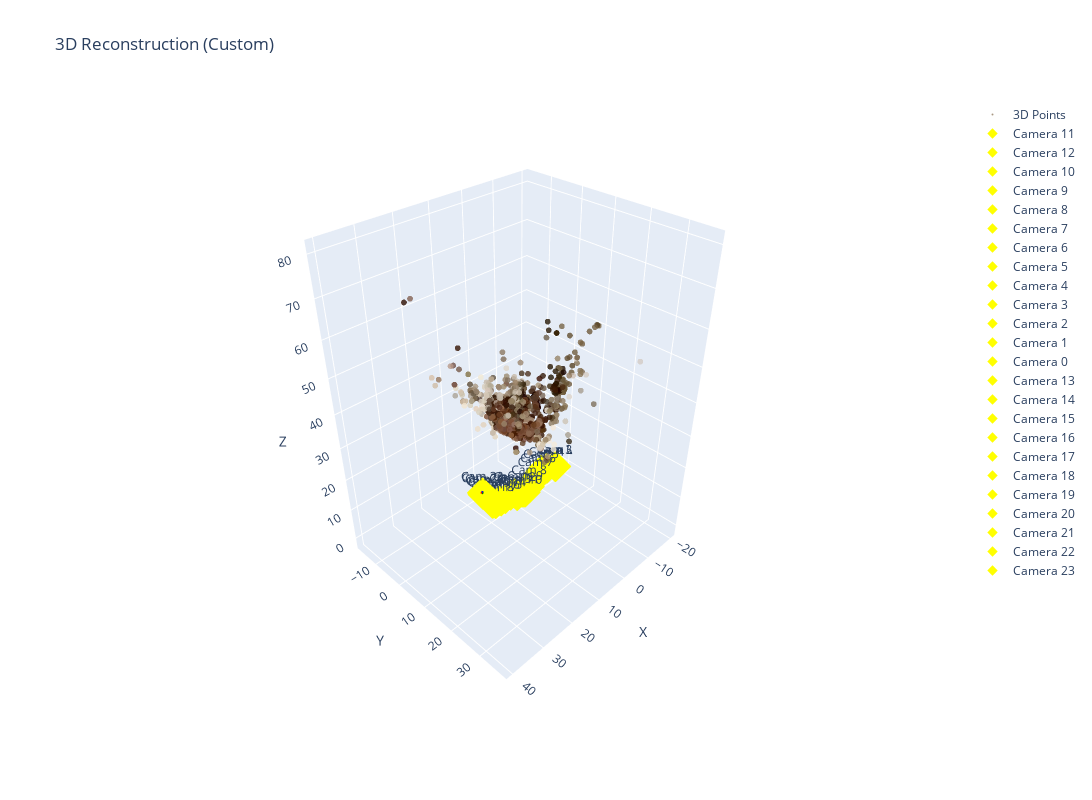

The code cell stored with this chart in its notebook:
### Markdown cell above
## Run with custom functions

### Code cell
print("\n Running reconstruction with Custom functions")
reconstruction_custom = run_incremental_reconstruction(
    images, image_names, results, K, use_opencv=False
)

if reconstruction_custom is not None:
    points_3d_custom, colors_custom, camera_poses_custom, camera_ids_custom = \
        reconstruction_custom.get_reconstruction_data()
    
    visualize_reconstruction_3d(points_3d_custom, colors_custom, 
                               camera_poses_custom, camera_ids_custom,
                               title="3D Reconstruction (Custom)")
else:
    print(" Custom reconstruction failed")

### Figure 1 — Plotly figure (JSON) as saved in the notebook; plotly's stock layout.template omitted (floating-point values rounded to 4 significant figures; data arrays with more than 128 entries replaced by an {"elided": "..."} marker saying what was removed)
{"data": [{"hovertemplate": "X: %{x:.2f}<br>Y: %{y:.2f}<br>Z: %{z:.2f}<extra></extra>", "marker": {"color": {"elided": "2637 str values"}, "opacity": 0.8, "size": 2}, "mode": "markers", "name": "3D Points", "type": "scatter3d", "x": {"elided": "2637 float values"}, "y": {"elided": "2637 float values"}, "z": {"elided": "2637 float values"}}, {"hovertemplate": "Camera 11<extra></extra>", "line": {"color": "red", "width": 4}, "mode": "lines", "name": "Cam 11 X", "showlegend": false, "type": "scatter3d", "x": [0, 0.5], "y": [0, 0], "z": [0, 0]}, {"line": {"color": "green", "width": 4}, "mode": "lines", "name": "Cam 11 Y", "showlegend": false, "type": "scatter3d", "x": [0, 0], "y": [0, 0.5], "z": [0, 0]}, {"line": {"color": "blue", "width": 4}, "mode": "lines", "name": "Cam 11 Z", "showlegend": false, "type": "scatter3d", "x": [0, 0], "y": [0, 0], "z": [0, 0.5]}, {"hovertemplate": "Camera 11<br>X: 0.00<br>Y: 0.00<br>Z: 0.00<extra></extra>", "marker": {"color": "yellow", "size": 8, "symbol": "diamond"}, "mode": "markers+text", "name": "Camera 11", "text": ["Cam 11"], "textposition": "top center", "type": "scatter3d", "x": [0], "y": [0], "z": [0]}, {"hovertemplate": "Camera 12<extra></extra>", "line": {"color": "red", "width": 4}, "mode": "lines", "name": "Cam 12 X", "showlegend": false, "type": "scatter3d", "x": [0.3099, 0.8094], "y": [-0.66, -0.6657], "z": [0.6844, 0.7062]}, {"line": {"color": "green", "width": 4}, "mode": "lines", "name": "Cam 12 Y", "showlegend": false, "type": "scatter3d", "x": [0.3099, 0.3155], "y": [-0.66, -0.16], "z": [0.6844, 0.6874]}, {"line": {"color": "blue", "width": 4}, "mode": "lines", "name": "Cam 12 Z", "showlegend": false, "type": "scatter3d", "x": [0.3099, 0.2881], "y": [-0.66, -0.6628], "z": [0.6844, 1.184]}, {"hovertemplate": "Camera 12<br>X: 0.31<br>Y: -0.66<br>Z: 0.68<extra></extra>", "marker": {"color": "yellow", "size": 8, "symbol": "diamond"}, "mode": "markers+text", "name": "Camera 12", "text": ["Cam 12"], "textposition": "top center", "type": "scatter3d", "x": [0.3099], "y": [-0.66], "z": [0.6844]}, {"hovertemplate": "Camera 10<extra></extra>", "line": {"color": "red", "width": 4}, "mode": "lines", "name": "Cam 10 X", "showlegend": false, "type": "scatter3d", "x": [-1.619, -1.119], "y": [0.01886, 0.02493], "z": [-1.156, -1.178]}, {"line": {"color": "green", "width": 4}, "mode": "lines", "name": "Cam 10 Y", "showlegend": false, "type": "scatter3d", "x": [-1.619, -1.625], "y": [0.01886, 0.5188], "z": [-1.156, -1.154]}, {"line": {"color": "blue", "width": 4}, "mode": "lines", "name": "Cam 10 Z", "showlegend": false, "type": "scatter3d", "x": [-1.619, -1.596], "y": [0.01886, 0.01711], "z": [-1.156, -0.6565]}, {"hovertemplate": "Camera 10<br>X: -1.62<br>Y: 0.02<br>Z: -1.16<extra></extra>", "marker": {"color": "yellow", "size": 8, "symbol": "diamond"}, "mode": "markers+text", "name": "Camera 10", "text": ["Cam 10"], "textposition": "top center", "type": "scatter3d", "x": [-1.619], "y": [0.01886], "z": [-1.156]}, {"hovertemplate": "Camera 9<extra></extra>", "line": {"color": "red", "width": 4}, "mode": "lines", "name": "Cam 9 X", "showlegend": false, "type": "scatter3d", "x": [-3.525, -3.028], "y": [-0.2597, -0.2458], "z": [-1.059, -1.108]}, {"line": {"color": "green", "width": 4}, "mode": "lines", "name": "Cam 9 Y", "showlegend": false, "type": "scatter3d", "x": [-3.525, -3.539], "y": [-0.2597, 0.2401], "z": [-1.059, -1.061]}, {"line": {"color": "blue", "width": 4}, "mode": "lines", "name": "Cam 9 Z", "showlegend": false, "type": "scatter3d", "x": [-3.525, -3.477], "y": [-0.2597, -0.2565], "z": [-1.059, -0.5618]}, {"hovertemplate": "Camera 9<br>X: -3.53<br>Y: -0.26<br>Z: -1.06<extra></extra>", "marker": {"color": "yellow", "size": 8, "symbol": "diamond"}, "mode": "markers+text", "name": "Camera 9", "text": ["Cam 9"], "textposition": "top center", "type": "scatter3d", "x": [-3.525], "y": [-0.2597], "z": [-1.059]}, {"hovertemplate": "Camera 8<extra></extra>", "line": {"color": "red", "width": 4}, "mode": "lines", "name": "Cam 8 X", "showlegend": false, "type": "scatter3d", "x": [-5.434, -4.941], "y": [-0.5342, -0.5089], "z": [-0.2444, -0.3251]}, {"line": {"color": "green", "width": 4}, "mode": "lines", "name": "Cam 8 Y", "showlegend": false, "type": "scatter3d", "x": [-5.434, -5.459], "y": [-0.5342, -0.03483], "z": [-0.2444, -0.2459]}, {"line": {"color": "blue", "width": 4}, "mode": "lines", "name": "Cam 8 Z", "showlegend": false, "type": "scatter3d", "x": [-5.434, -5.353], "y": [-0.5342, -0.5284], "z": [-0.2444, 0.2491]}, {"hovertemplate": "Camera 8<br>X: -5.43<br>Y: -0.53<br>Z: -0.24<extra></extra>", "marker": {"color": "yellow", "size": 8, "symbol": "diamond"}, "mode": "markers+text", "name": "Camera 8", "text": ["Cam 8"], "textposition": "top center", "type": "scatter3d", "x": [-5.434], "y": [-0.5342], "z": [-0.2444]}, {"hovertemplate": "Camera 7<extra></extra>", "line": {"color": "red", "width": 4}, "mode": "lines", "name": "Cam 7 X", "showlegend": false, "type": "scatter3d", "x": [-7.983, -7.498], "y": [-0.4689, -0.4304], "z": [1.274, 1.159]}, {"line": {"color": "green", "width": 4}, "mode": "lines", "name": "Cam 7 Y", "showlegend": false, "type": "scatter3d", "x": [-7.983, -8.022], "y": [-0.4689, 0.02961], "z": [1.274, 1.277]}, {"line": {"color": "blue", "width": 4}, "mode": "lines", "name": "Cam 7 Z", "showlegend": false, "type": "scatter3d", "x": [-7.983, -7.868], "y": [-0.4689, -0.4624], "z": [1.274, 1.761]}, {"hovertemplate": "Camera 7<br>X: -7.98<br>Y: -0.47<br>Z: 1.27<extra></extra>", "marker": {"color": "yellow", "size": 8, "symbol": "diamond"}, "mode": "markers+text", "name": "Camera 7", "text": ["Cam 7"], "textposition": "top center", "type": "scatter3d", "x": [-7.983], "y": [-0.4689], "z": [1.274]}, {"hovertemplate": "Camera 6<extra></extra>", "line": {"color": "red", "width": 4}, "mode": "lines", "name": "Cam 6 X", "showlegend": false, "type": "scatter3d", "x": [-9.431, -8.955], "y": [-0.808, -0.7561], "z": [1.691, 1.546]}, {"line": {"color": "green", "width": 4}, "mode": "lines", "name": "Cam 6 Y", "showlegend": false, "type": "scatter3d", "x": [-9.431, -9.484], "y": [-0.808, -0.3108], "z": [1.691, 1.697]}, {"line": {"color": "blue", "width": 4}, "mode": "lines", "name": "Cam 6 Z", "showlegend": false, "type": "scatter3d", "x": [-9.431, -9.286], "y": [-0.808, -0.7981], "z": [1.691, 2.17]}, {"hovertemplate": "Camera 6<br>X: -9.43<br>Y: -0.81<br>Z: 1.69<extra></extra>", "marker": {"color": "yellow", "size": 8, "symbol": "diamond"}, "mode": "markers+text", "name": "Camera 6", "text": ["Cam 6"], "textposition": "top center", "type": "scatter3d", "x": [-9.431], "y": [-0.808], "z": [1.691]}, {"hovertemplate": "Camera 5<extra></extra>", "line": {"color": "red", "width": 4}, "mode": "lines", "name": "Cam 5 X", "showlegend": false, "type": "scatter3d", "x": [-10.84, -10.38], "y": [-1.016, -0.9496], "z": [2.247, 2.073]}, {"line": {"color": "green", "width": 4}, "mode": "lines", "name": "Cam 5 Y", "showlegend": false, "type": "scatter3d", "x": [-10.84, -10.91], "y": [-1.016, -0.5204], "z": [2.247, 2.258]}, {"line": {"color": "blue", "width": 4}, "mode": "lines", "name": "Cam 5 Z", "showlegend": false, "type": "scatter3d", "x": [-10.84, -10.67], "y": [-1.016, -1.002], "z": [2.247, 2.716]}, {"hovertemplate": "Camera 5<br>X: -10.84<br>Y: -1.02<br>Z: 2.25<extra></extra>", "marker": {"color": "yellow", "size": 8, "symbol": "diamond"}, "mode": "markers+text", "name": "Camera 5", "text": ["Cam 5"], "textposition": "top center", "type": "scatter3d", "x": [-10.84], "y": [-1.016], "z": [2.247]}, {"hovertemplate": "Camera 4<extra></extra>", "line": {"color": "red", "width": 4}, "mode": "lines", "name": "Cam 4 X", "showlegend": false, "type": "scatter3d", "x": [-13.33, -12.87], "y": [-1.068, -0.9906], "z": [1.595, 1.396]}, {"line": {"color": "green", "width": 4}, "mode": "lines", "name": "Cam 4 Y", "showlegend": false, "type": "scatter3d", "x": [-13.33, -13.4], "y": [-1.068, -0.5742], "z": [1.595, 1.612]}, {"line": {"color": "blue", "width": 4}, "mode": "lines", "name": "Cam 4 Z", "showlegend": false, "type": "scatter3d", "x": [-13.33, -13.13], "y": [-1.068, -1.053], "z": [1.595, 2.054]}, {"hovertemplate": "Camera 4<br>X: -13.33<br>Y: -1.07<br>Z: 1.59<extra></extra>", "marker": {"color": "yellow", "size": 8, "symbol": "diamond"}, "mode": "markers+text", "name": "Camera 4", "text": ["Cam 4"], "textposition": "top center", "type": "scatter3d", "x": [-13.33], "y": [-1.068], "z": [1.595]}, {"hovertemplate": "Camera 3<extra></extra>", "line": {"color": "red", "width": 4}, "mode": "lines", "name": "Cam 3 X", "showlegend": false, "type": "scatter3d", "x": [-16.13, -15.68], "y": [-0.5613, -0.4787], "z": [1.077, 0.8635]}, {"line": {"color": "green", "width": 4}, "mode": "lines", "name": "Cam 3 Y", "showlegend": false, "type": "scatter3d", "x": [-16.13, -16.21], "y": [-0.5613, -0.06825], "z": [1.077, 1.103]}, {"line": {"color": "blue", "width": 4}, "mode": "lines", "name": "Cam 3 Z", "showlegend": false, "type": "scatter3d", "x": [-16.13, -15.91], "y": [-0.5613, -0.5506], "z": [1.077, 1.529]}, {"hovertemplate": "Camera 3<br>X: -16.13<br>Y: -0.56<br>Z: 1.08<extra></extra>", "marker": {"color": "yellow", "size": 8, "symbol": "diamond"}, "mode": "markers+text", "name": "Camera 3", "text": ["Cam 3"], "textposition": "top center", "type": "scatter3d", "x": [-16.13], "y": [-0.5613], "z": [1.077]}, {"hovertemplate": "Camera 2<extra></extra>", "line": {"color": "red", "width": 4}, "mode": "lines", "name": "Cam 2 X", "showlegend": false, "type": "scatter3d", "x": [-16.65, -16.21], "y": [-0.7484, -0.6603], "z": [0.5028, 0.2776]}, {"line": {"color": "green", "width": 4}, "mode": "lines", "name": "Cam 2 Y", "showlegend": false, "type": "scatter3d", "x": [-16.65, -16.73], "y": [-0.7484, -0.2566], "z": [0.5028, 0.5264]}, {"line": {"color": "blue", "width": 4}, "mode": "lines", "name": "Cam 2 Z", "showlegend": false, "type": "scatter3d", "x": [-16.65, -16.42], "y": [-0.7484, -0.7299], "z": [0.5028, 0.9486]}, {"hovertemplate": "Camera 2<br>X: -16.65<br>Y: -0.75<br>Z: 0.50<extra></extra>", "marker": {"color": "yellow", "size": 8, "symbol": "diamond"}, "mode": "markers+text", "name": "Camera 2", "text": ["Cam 2"], "textposition": "top center", "type": "scatter3d", "x": [-16.65], "y": [-0.7484], "z": [0.5028]}, {"hovertemplate": "Camera 1<extra></extra>", "line": {"color": "red", "width": 4}, "mode": "lines", "name": "Cam 1 X", "showlegend": false, "type": "scatter3d", "x": [-16.8, -16.37], "y": [-0.7865, -0.6968], "z": [0.3468, 0.1191]}, {"line": {"color": "green", "width": 4}, "mode": "lines", "name": "Cam 1 Y", "showlegend": false, "type": "scatter3d", "x": [-16.8, -16.89], "y": [-0.7865, -0.2951], "z": [0.3468, 0.3699]}, {"line": {"color": "blue", "width": 4}, "mode": "lines", "name": "Cam 1 Z", "showlegend": false, "type": "scatter3d", "x": [-16.8, -16.57], "y": [-0.7865, -0.7661], "z": [0.3468, 0.7913]}, {"hovertemplate": "Camera 1<br>X: -16.80<br>Y: -0.79<br>Z: 0.35<extra></extra>", "marker": {"color": "yellow", "size": 8, "symbol": "diamond"}, "mode": "markers+text", "name": "Camera 1", "text": ["Cam 1"], "textposition": "top center", "type": "scatter3d", "x": [-16.8], "y": [-0.7865], "z": [0.3468]}, {"hovertemplate": "Camera 0<extra></extra>", "line": {"color": "red", "width": 4}, "mode": "lines", "name": "Cam 0 X", "showlegend": false, "type": "scatter3d", "x": [-16.92, -16.48], "y": [-0.7921, -0.7006], "z": [0.4043, 0.1752]}, {"line": {"color": "green", "width": 4}, "mode": "lines", "name": "Cam 0 Y", "showlegend": false, "type": "scatter3d", "x": [-16.92, -17.01], "y": [-0.7921, -0.3009], "z": [0.4043, 0.4287]}, {"line": {"color": "blue", "width": 4}, "mode": "lines", "name": "Cam 0 Z", "showlegend": false, "type": "scatter3d", "x": [-16.92, -16.69], "y": [-0.7921, -0.7719], "z": [0.4043, 0.848]}, {"hovertemplate": "Camera 0<br>X: -16.92<br>Y: -0.79<br>Z: 0.40<extra></extra>", "marker": {"color": "yellow", "size": 8, "symbol": "diamond"}, "mode": "markers+text", "name": "Camera 0", "text": ["Cam 0"], "textposition": "top center", "type": "scatter3d", "x": [-16.92], "y": [-0.7921], "z": [0.4043]}, {"hovertemplate": "Camera 13<extra></extra>", "line": {"color": "red", "width": 4}, "mode": "lines", "name": "Cam 13 X", "showlegend": false, "type": "scatter3d", "x": [1.846, 2.345], "y": [-0.7778, -0.7881], "z": [0.8757, 0.9141]}, {"line": {"color": "green", "width": 4}, "mode": "lines", "name": "Cam 13 Y", "showlegend": false, "type": "scatter3d", "x": [1.846, 1.857], "y": [-0.7778, -0.278], "z": [0.8757, 0.8676]}, {"line": {"color": "blue", "width": 4}, "mode": "lines", "name": "Cam 13 Z", "showlegend": false, "type": "scatter3d", "x": [1.846, 1.808], "y": [-0.7778, -0.7689], "z": [0.8757, 1.374]}, {"hovertemplate": "Camera 13<br>X: 1.85<br>Y: -0.78<br>Z: 0.88<extra></extra>", "marker": {"color": "yellow", "size": 8, "symbol": "diamond"}, "mode": "markers+text", "name": "Camera 13", "text": ["Cam 13"], "textposition": "top center", "type": "scatter3d", "x": [1.846], "y": [-0.7778], "z": [0.8757]}, {"hovertemplate": "Camera 14<extra></extra>", "line": {"color": "red", "width": 4}, "mode": "lines", "name": "Cam 14 X", "showlegend": false, "type": "scatter3d", "x": [4.095, 4.591], "y": [-0.5982, -0.6144], "z": [1.101, 1.159]}, {"line": {"color": "green", "width": 4}, "mode": "lines", "name": "Cam 14 Y", "showlegend": false, "type": "scatter3d", "x": [4.095, 4.113], "y": [-0.5982, -0.09867], "z": [1.101, 1.089]}, {"line": {"color": "blue", "width": 4}, "mode": "lines", "name": "Cam 14 Z", "showlegend": false, "type": "scatter3d", "x": [4.095, 4.037], "y": [-0.5982, -0.5848], "z": [1.101, 1.597]}, {"hovertemplate": "Camera 14<br>X: 4.10<br>Y: -0.60<br>Z: 1.10<extra></extra>", "marker": {"color": "yellow", "size": 8, "symbol": "diamond"}, "mode": "markers+text", "name": "Camera 14", "text": ["Cam 14"], "textposition": "top center", "type": "scatter3d", "x": [4.095], "y": [-0.5982], "z": [1.101]}, {"hovertemplate": "Camera 15<extra></extra>", "line": {"color": "red", "width": 4}, "mode": "lines", "name": "Cam 15 X", "showlegend": false, "type": "scatter3d", "x": [5.577, 6.07], "y": [-0.7359, -0.7585], "z": [1.082, 1.166]}, {"line": {"color": "green", "width": 4}, "mode": "lines", "name": "Cam 15 Y", "showlegend": false, "type": "scatter3d", "x": [5.577, 5.601], "y": [-0.7359, -0.2364], "z": [1.082, 1.078]}, {"line": {"color": "blue", "width": 4}, "mode": "lines", "name": "Cam 15 Z", "showlegend": false, "type": "scatter3d", "x": [5.577, 5.494], "y": [-0.7359, -0.7273], "z": [1.082, 1.575]}, {"hovertemplate": "Camera 15<br>X: 5.58<br>Y: -0.74<br>Z: 1.08<extra></extra>", "marker": {"color": "yellow", "size": 8, "symbol": "diamond"}, "mode": "markers+text", "name": "Camera 15", "text": ["Cam 15"], "textposition": "top center", "type": "scatter3d", "x": [5.577], "y": [-0.7359], "z": [1.082]}, {"hovertemplate": "Camera 16<extra></extra>", "line": {"color": "red", "width": 4}, "mode": "lines", "name": "Cam 16 X", "showlegend": false, "type": "scatter3d", "x": [6.617, 7.105], "y": [-0.5733, -0.6042], "z": [1.909, 2.013]}, {"line": {"color": "green", "width": 4}, "mode": "lines", "name": "Cam 16 Y", "showlegend": false, "type": "scatter3d", "x": [6.617, 6.649], "y": [-0.5733, -0.07432], "z": [1.909, 1.906]}, {"line": {"color": "blue", "width": 4}, "mode": "lines", "name": "Cam 16 Z", "showlegend": false, "type": "scatter3d", "x": [6.617, 6.513], "y": [-0.5733, -0.5636], "z": [1.909, 2.398]}, {"hovertemplate": "Camera 16<br>X: 6.62<br>Y: -0.57<br>Z: 1.91<extra></extra>", "marker": {"color": "yellow", "size": 8, "symbol": "diamond"}, "mode": "markers+text", "name": "Camera 16", "text": ["Cam 16"], "textposition": "top center", "type": "scatter3d", "x": [6.617], "y": [-0.5733], "z": [1.909]}, {"hovertemplate": "Camera 17<extra></extra>", "line": {"color": "red", "width": 4}, "mode": "lines", "name": "Cam 17 X", "showlegend": false, "type": "scatter3d", "x": [7.853, 8.335], "y": [-0.4225, -0.4622], "z": [1.783, 1.91]}, {"line": {"color": "green", "width": 4}, "mode": "lines", "name": "Cam 17 Y", "showlegend": false, "type": "scatter3d", "x": [7.853, 7.896], "y": [-0.4225, 0.0756], "z": [1.783, 1.776]}, {"line": {"color": "blue", "width": 4}, "mode": "lines", "name": "Cam 17 Z", "showlegend": false, "type": "scatter3d", "x": [7.853, 7.727], "y": [-0.4225, -0.4049], "z": [1.783, 2.266]}, {"hovertemplate": "Camera 17<br>X: 7.85<br>Y: -0.42<br>Z: 1.78<extra></extra>", "marker": {"color": "yellow", "size": 8, "symbol": "diamond"}, "mode": "markers+text", "name": "Camera 17", "text": ["Cam 17"], "textposition": "top center", "type": "scatter3d", "x": [7.853], "y": [-0.4225], "z": [1.783]}, {"hovertemplate": "Camera 18<extra></extra>", "line": {"color": "red", "width": 4}, "mode": "lines", "name": "Cam 18 X", "showlegend": false, "type": "scatter3d", "x": [8.823, 9.3], "y": [-0.6515, -0.696], "z": [2.339, 2.481]}, {"line": {"color": "green", "width": 4}, "mode": "lines", "name": "Cam 18 Y", "showlegend": false, "type": "scatter3d", "x": [8.823, 8.871], "y": [-0.6515, -0.1539], "z": [2.339, 2.333]}, {"line": {"color": "blue", "width": 4}, "mode": "lines", "name": "Cam 18 Z", "showlegend": false, "type": "scatter3d", "x": [8.823, 8.682], "y": [-0.6515, -0.6323], "z": [2.339, 2.819]}, {"hovertemplate": "Camera 18<br>X: 8.82<br>Y: -0.65<br>Z: 2.34<extra></extra>", "marker": {"color": "yellow", "size": 8, "symbol": "diamond"}, "mode": "markers+text", "name": "Camera 18", "text": ["Cam 18"], "textposition": "top center", "type": "scatter3d", "x": [8.823], "y": [-0.6515], "z": [2.339]}, {"hovertemplate": "Camera 19<extra></extra>", "line": {"color": "red", "width": 4}, "mode": "lines", "name": "Cam 19 X", "showlegend": false, "type": "scatter3d", "x": [9.509, 9.982], "y": [-1.19, -1.244], "z": [4.074, 4.228]}, {"line": {"color": "green", "width": 4}, "mode": "lines", "name": "Cam 19 Y", "showlegend": false, "type": "scatter3d", "x": [9.509, 9.566], "y": [-1.19, -0.6933], "z": [4.074, 4.074]}, {"line": {"color": "blue", "width": 4}, "mode": "lines", "name": "Cam 19 Z", "showlegend": false, "type": "scatter3d", "x": [9.509, 9.356], "y": [-1.19, -1.172], "z": [4.074, 4.55]}, {"hovertemplate": "Camera 19<br>X: 9.51<br>Y: -1.19<br>Z: 4.07<extra></extra>", "marker": {"color": "yellow", "size": 8, "symbol": "diamond"}, "mode": "markers+text", "name": "Camera 19", "text": ["Cam 19"], "textposition": "top center", "type": "scatter3d", "x": [9.509], "y": [-1.19], "z": [4.074]}, {"hovertemplate": "Camera 20<extra></extra>", "line": {"color": "red", "width": 4}, "mode": "lines", "name": "Cam 20 X", "showlegend": false, "type": "scatter3d", "x": [9.992, 10.46], "y": [-1.416, -1.477], "z": [4.755, 4.915]}, {"line": {"color": "green", "width": 4}, "mode": "lines", "name": "Cam 20 Y", "showlegend": false, "type": "scatter3d", "x": [9.992, 10.06], "y": [-1.416, -0.92], "z": [4.755, 4.758]}, {"line": {"color": "blue", "width": 4}, "mode": "lines", "name": "Cam 20 Z", "showlegend": false, "type": "scatter3d", "x": [9.992, 9.833], "y": [-1.416, -1.399], "z": [4.755, 5.229]}, {"hovertemplate": "Camera 20<br>X: 9.99<br>Y: -1.42<br>Z: 4.75<extra></extra>", "marker": {"color": "yellow", "size": 8, "symbol": "diamond"}, "mode": "markers+text", "name": "Camera 20", "text": ["Cam 20"], "textposition": "top center", "type": "scatter3d", "x": [9.992], "y": [-1.416], "z": [4.755]}, {"hovertemplate": "Camera 21<extra></extra>", "line": {"color": "red", "width": 4}, "mode": "lines", "name": "Cam 21 X", "showlegend": false, "type": "scatter3d", "x": [10.63, 11.09], "y": [-1.512, -1.577], "z": [5.791, 5.955]}, {"line": {"color": "green", "width": 4}, "mode": "lines", "name": "Cam 21 Y", "showlegend": false, "type": "scatter3d", "x": [10.63, 10.7], "y": [-1.512, -1.016], "z": [5.791, 5.794]}, {"line": {"color": "blue", "width": 4}, "mode": "lines", "name": "Cam 21 Z", "showlegend": false, "type": "scatter3d", "x": [10.63, 10.46], "y": [-1.512, -1.493], "z": [5.791, 6.263]}, {"hovertemplate": "Camera 21<br>X: 10.63<br>Y: -1.51<br>Z: 5.79<extra></extra>", "marker": {"color": "yellow", "size": 8, "symbol": "diamond"}, "mode": "markers+text", "name": "Camera 21", "text": ["Cam 21"], "textposition": "top center", "type": "scatter3d", "x": [10.63], "y": [-1.512], "z": [5.791]}, {"hovertemplate": "Camera 22<extra></extra>", "line": {"color": "red", "width": 4}, "mode": "lines", "name": "Cam 22 X", "showlegend": false, "type": "scatter3d", "x": [11.05, 11.52], "y": [-1.998, -2.07], "z": [6.145, 6.311]}, {"line": {"color": "green", "width": 4}, "mode": "lines", "name": "Cam 22 Y", "showlegend": false, "type": "scatter3d", "x": [11.05, 11.13], "y": [-1.998, -1.503], "z": [6.145, 6.152]}, {"line": {"color": "blue", "width": 4}, "mode": "lines", "name": "Cam 22 Z", "showlegend": false, "type": "scatter3d", "x": [11.05, 10.89], "y": [-1.998, -1.98], "z": [6.145, 6.617]}, {"hovertemplate": "Camera 22<br>X: 11.05<br>Y: -2.00<br>Z: 6.15<extra></extra>", "marker": {"color": "yellow", "size": 8, "symbol": "diamond"}, "mode": "markers+text", "name": "Camera 22", "text": ["Cam 22"], "textposition": "top center", "type": "scatter3d", "x": [11.05], "y": [-1.998], "z": [6.145]}, {"hovertemplate": "Camera 23<extra></extra>", "line": {"color": "red", "width": 4}, "mode": "lines", "name": "Cam 23 X", "showlegend": false, "type": "scatter3d", "x": [11.24, 11.71], "y": [-2.005, -2.069], "z": [6.832, 6.985]}, {"line": {"color": "green", "width": 4}, "mode": "lines", "name": "Cam 23 Y", "showlegend": false, "type": "scatter3d", "x": [11.24, 11.3], "y": [-2.005, -1.509], "z": [6.832, 6.839]}, {"line": {"color": "blue", "width": 4}, "mode": "lines", "name": "Cam 23 Z", "showlegend": false, "type": "scatter3d", "x": [11.24, 11.09], "y": [-2.005, -1.99], "z": [6.832, 7.308]}, {"hovertemplate": "Camera 23<br>X: 11.24<br>Y: -2.00<br>Z: 6.83<extra></extra>", "marker": {"color": "yellow", "size": 8, "symbol": "diamond"}, "mode": "markers+text", "name": "Camera 23", "text": ["Cam 23"], "textposition": "top center", "type": "scatter3d", "x": [11.24], "y": [-2.005], "z": [6.832]}], "layout": {"height": 800, "hovermode": "closest", "scene": {"aspectmode": "data", "camera": {"eye": {"x": 1.5, "y": 1.5, "z": 1.5}}, "xaxis": {"title": {"text": "X"}}, "yaxis": {"title": {"text": "Y"}}, "zaxis": {"title": {"text": "Z"}}}, "title": {"text": "3D Reconstruction (Custom)"}, "width": 1200}}
